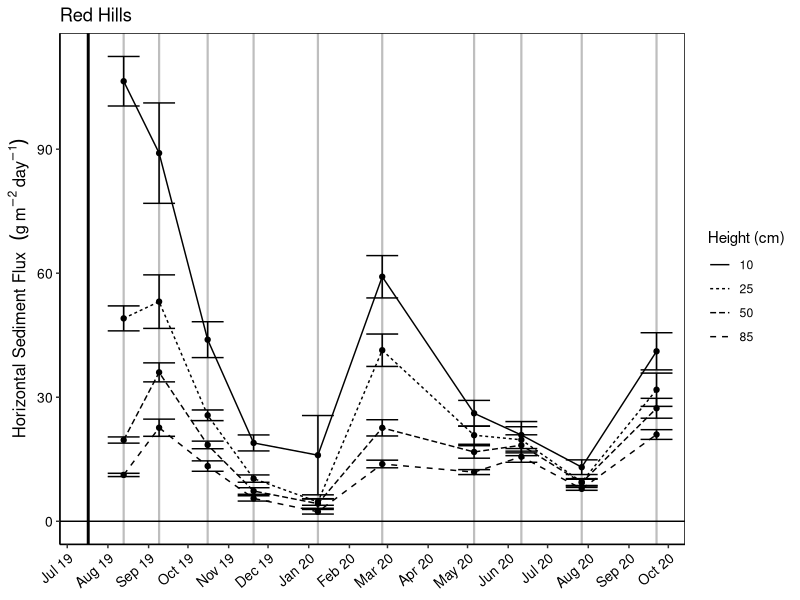
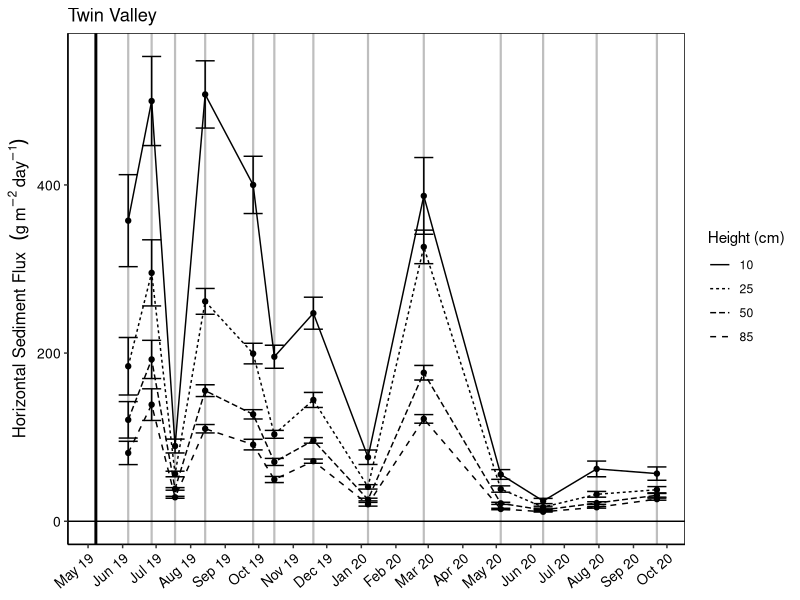

Generate these figures, in order, with R:
#Import your data sheet from DIMA as is

RH_DIMA_export_December082020 <- readxl::read_excel("RH_DIMA_export_December082020.xlsx", sheet = "Aeolian")
TV_DIMA_export_December082020 <- readxl::read_excel("TV_DIMA_export_December082020.xlsx", sheet = "Aeolian")

### lets create a function????

nwern_graphing = function(x, do.NULL = TRUE)
{
  if (is.data.frame(x))
  
  x[,c("Plot", "Type of sampler", "Sample Archived", "Notes", "Sample Compromised", "Sediment g/day")] = NULL
  colnames(x) [c(3:8)] = c("Height (cm)", "Deployed", "Collected", "Weight", "Period", "Flux_cm2_day")
  
  #This helps with graphing later
  x$Collected = as.Date(x$Collected)
  
  #create column to scale flux to g/m2/day
  x$flux_m = x$Flux_cm2_day * 10000

  library(dplyr)
  
  #average height within blocks
  x_block = x %>%
    tidyr::separate("Location", into = c("block", "num"), sep = 1) %>%
    group_by(Site, Collected, Deployed, `Height (cm)`, block) %>%
    summarise(flux_m2 = mean(flux_m,  na.rm = T))
  
  #average among blocks
  flux_graph = x_block %>%
    group_by(Site, Deployed, Collected, `Height (cm)`) %>%
    summarise(
      Flux_m2 = mean(flux_m2,  na.rm = T),
      sd.flux = sd(flux_m2, na.rm = T),
      se.flux = sd(flux_m2, na.rm=T)/sqrt(length(flux_m2[!is.na(flux_m2)])))
  
  flux_graph$`Height (cm)` = as.factor(flux_graph$`Height (cm)`)
  
  #create a data frame to graphically show when site was established, and each time a collection occurred
  dates_collect = data.frame(site = rep(flux_graph$Site), date = flux_graph$Collected, deploy = flux_graph$Deployed)
  
  mind = min(as.Date(flux_graph$Deployed))
  maxd = max(as.Date(flux_graph$Collected))
  
  library(ggplot2)
  
  graph = ggplot(data = flux_graph, aes(x = Collected, y = Flux_m2)) +
    geom_vline(aes(xintercept = date), data = dates_collect, linetype = "solid", color = "grey", size = 0.75) +
    geom_vline(aes(xintercept = mind), size = 1) +
    geom_hline(aes(yintercept = 0)) +
    coord_cartesian(xlim = c(mind, maxd), expand = TRUE) +
    geom_line(size = 0.5, aes(linetype = `Height (cm)`)) +
    geom_point() +
    geom_errorbar(aes(ymin = if_else(Flux_m2 - se.flux < 0, 0, Flux_m2 - se.flux), ymax = Flux_m2 + se.flux)) +
    labs(title = x$Site, y = expression("Horizontal Sediment Flux" ~~~ (g ~ m^{-2} ~ day^{-1}))) +
    scale_x_date(date_labels = "%b %y",
                 date_breaks = "1 month") +
    theme_classic() +
    theme(axis.text.y = element_text(size = 10, color = "black"),
          axis.title.y = element_text(size = 12, color = 'black'),
          axis.text.x = element_text(angle = 40, hjust = 1, size = 10, color = "black"),
          axis.title.x = element_blank(),
          strip.text = element_text(size = 12),
          panel.border = element_rect(colour = "black", fill=NA, size=0.5))
  
  return(graph)
}


nwern_graphing(x = RH_DIMA_export_December082020)

nwern_graphing(x = TV_DIMA_export_December082020)
